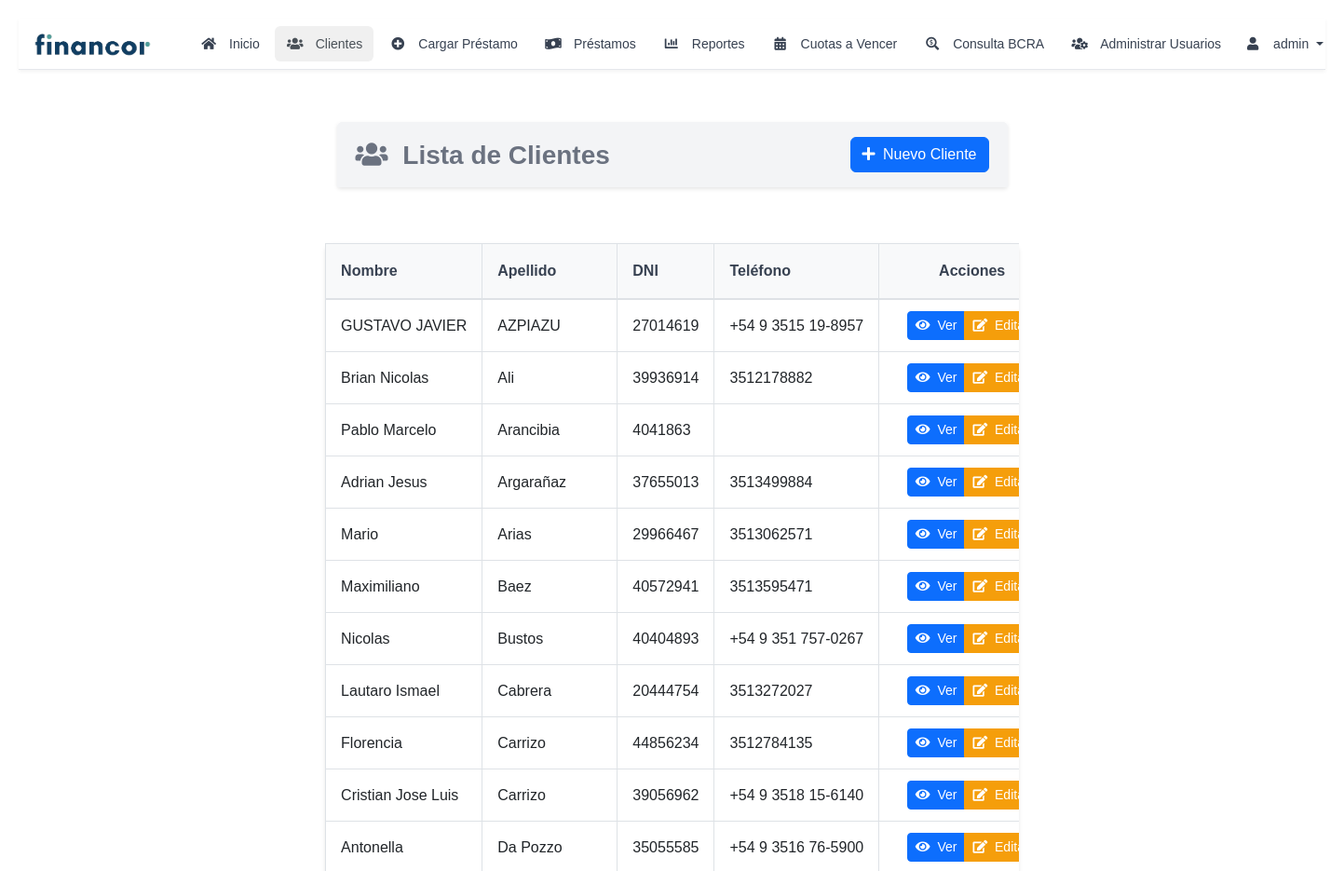
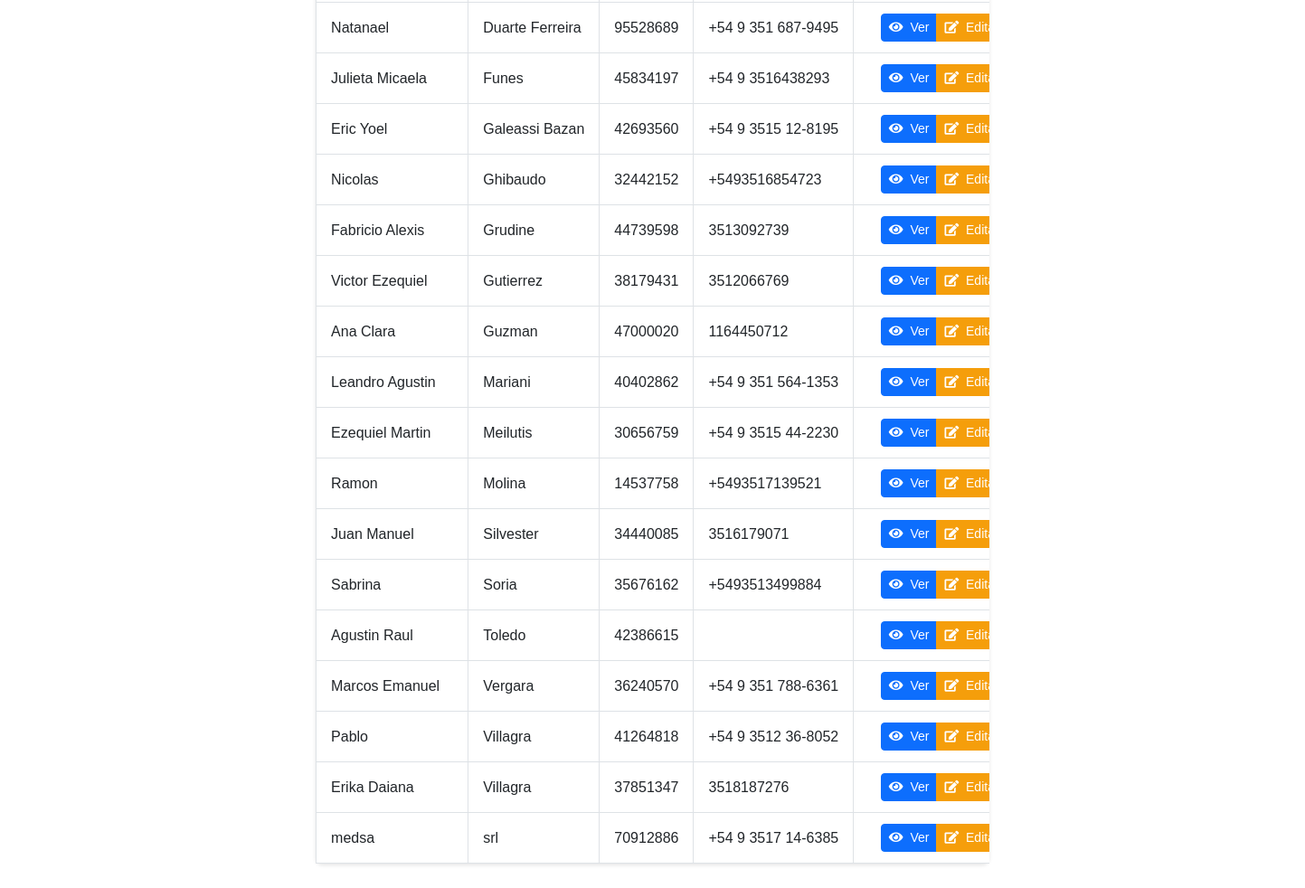
/clientes (signed in), run on the app's committed database (2 pictures, top to bottom).
### models.py (models this page shows, shortened)
class User(UserMixin, db.Model):
    __tablename__ = 'user'
    id = db.Column(db.Integer, primary_key=True)
    username = db.Column(db.String(80), unique=True, nullable=False)
    email = db.Column(db.String(120), unique=True, nullable=True)
    password = db.Column(db.String(128))
    role = db.Column(db.String(20), nullable=False, default='user')
    is_active = db.Column(db.Boolean, default=True)
    created_at = db.Column(db.DateTime, default=datetime.utcnow)
    last_login = db.Column(db.DateTime)
    created_by = db.Column(db.Integer, db.ForeignKey('user.id'), nullable=True)
    updated_by = db.Column(db.Integer, db.ForeignKey('user.id'))
    creator = db.relationship('User', remote_side=[id], foreign_keys=[created_by], backref='created_users')
    updater = db.relationship('User', remote_side=[id], foreign_keys=[updated_by], backref='updated_users')
    clientes = db.relationship('Cliente',
                             foreign_keys='Cliente.created_by',
                             backref=db.backref('created_by_user', lazy=True))
    prestamos = db.relationship('Prestamo',
                              foreign_keys='Prestamo.created_by',
                              backref=db.backref('created_by_user', lazy=True))
    @property
    def is_admin(self):
        return self.role == 'admin'

class Cliente(db.Model):
    __tablename__ = 'cliente'
    id_cliente = db.Column(db.Integer, primary_key=True, autoincrement=True)
    nombre = db.Column(db.String(100), nullable=False)
    apellido = db.Column(db.String(100), nullable=False)
    dni = db.Column(db.String(20), unique=True, nullable=False)
    telefono = db.Column(db.String(20))
    correo_electronico = db.Column(db.String(120))
    direccion = db.Column(db.String(200))
    documentacion_verificada = db.Column(db.Boolean, default=False)
    fecha_registro = db.Column(db.DateTime, default=datetime.utcnow, nullable=False)
    activo = db.Column(db.Boolean, default=True)
    created_by = db.Column(db.Integer, db.ForeignKey('user.id'))
    updated_by = db.Column(db.Integer, db.ForeignKey('user.id'))
    created_at = db.Column(db.DateTime, default=datetime.utcnow)
    updated_at = db.Column(db.DateTime, onupdate=datetime.utcnow)

### app.py (the view)
@app.route('/clientes')
@user_required
def clientes():
    clientes_list = Cliente.query.order_by(Cliente.apellido).all()
    return render_template('clientes.html', clientes=clientes_list, active_page='clientes')

### app.py (called while the page is built)
@login_manager.user_loader
def load_user(user_id):
    return User.query.get(int(user_id))

@app.context_processor
def utility_processor():
    def is_admin():
        return current_user.is_authenticated and current_user.is_admin
    return dict(is_admin=is_admin)

### auth.py (called while the page is built)
def user_required(f):
    @wraps(f)
    def decorated_function(*args, **kwargs):
        if not current_user.is_authenticated:
            abort(403)
        return f(*args, **kwargs)
    return decorated_function

### templates/clientes.html (shortened to what this page needs)
{% extends "layout.html" %}
{% block content %}
<div class="container mb-4">
    <div class="card shadow-sm">
        <div class="card-header bg-purple-100 text-dark py-3">
            <div class="d-flex justify-content-between align-items-center">
                <h2 class="mb-0 fs-3 fw-bold text-gray-700">
                    <i class="fas fa-users me-2"></i>
                    Lista de Clientes
                </h2>
                <a href="{{ url_for('nuevo_cliente') }}" class="btn btn-primary">
                    <i class="fas fa-plus me-1"></i>
                    Nuevo Cliente
                </a>
            </div>
        </div>
    </div>
</div>
<div class="table-section">
    <div class="table-responsive">
        <table class="table table-hover">
            <thead class="table-light">
                <tr>
                    <th>Nombre</th>
                    <th>Apellido</th>
                    <th>DNI</th>
                    <th>Teléfono</th>
                    <th class="text-center" style="min-width: 200px;">Acciones</th>
                </tr>
            </thead>
            <tbody>
                {% for cliente in clientes %}
                <tr>
                    <td>{{ cliente.nombre }}</td>
                    <td>{{ cliente.apellido }}</td>
                    <td>{{ cliente.dni }}</td>
                    <td>{{ cliente.telefono }}</td>
                    <td class="text-center">
                        <div class="btn-group" role="group">
                            <a href="{{ url_for('ver_cliente', id=cliente.id_cliente) }}"
                                class="btn btn-primary btn-sm">
                                <i class="fas fa-eye me-1"></i>
                                Ver
                            </a>
                            <a href="{{ url_for('editar_cliente', id=cliente.id_cliente) }}"
                                class="btn btn-warning btn-sm">
                                <i class="fas fa-edit me-1"></i>
                                Editar
                            </a>
                        </div>
                    </td>
                </tr>
                {% endfor %}
            </tbody>
        </table>
    </div>
</div>
{% endblock %}

### templates/base_nav.html (shortened to what this page needs)
<!DOCTYPE html>
<html lang="es">
<head>
    <link href="https://cdn.jsdelivr.net/npm/bootstrap@5.3.0/dist/css/bootstrap.min.css" rel="stylesheet">
    <link href="https://cdnjs.cloudflare.com/ajax/libs/font-awesome/6.0.0/css/all.min.css" rel="stylesheet">
    {% block extra_head %}{% endblock %}
</head>
<body>
    <nav class="navbar navbar-expand-lg navbar-light">
        <div class="container">
            <a class="navbar-brand" href="{{ url_for('index') }}">
                <img src="{{ url_for('static', filename='img/financor_2.png') }}" alt="Financor Logo">
            </a>
            <div class="collapse navbar-collapse" id="navbarNav">
                <ul class="navbar-nav me-auto">
                    <li class="nav-item">
                        <a class="nav-link {% if active_page == 'inicio' %}active{% endif %}"
                            href="{{ url_for('index') }}">
                            <i class="fas fa-home"></i>
                            <span>Inicio</span>
                        </a>
                    </li>
                    <li class="nav-item">
                        <a class="nav-link {% if active_page == 'clientes' %}active{% endif %}"
                            href="{{ url_for('clientes') }}">
                            <i class="fas fa-users"></i>
                            <span>Clientes</span>
                        </a>
                    </li>
                    <li class="nav-item">
                        <a class="nav-link {% if active_page == 'cargar_prestamo' %}active{% endif %}"
                            href="{{ url_for('seleccionar_cliente_prestamo') }}">
                            <i class="fas fa-plus-circle"></i>
                            <span>Cargar Préstamo</span>
                        </a>
                    </li>
                    <li class="nav-item">
                        <a class="nav-link {% if active_page == 'prestamos' %}active{% endif %}"
                            href="{{ url_for('prestamos') }}">
                            <i class="fas fa-money-bill-wave"></i>
                            <span>Préstamos</span>
                        </a>
                    </li>
                    <li class="nav-item">
                        <a class="nav-link {% if active_page == 'reportes' %}active{% endif %}"
                            href="{{ url_for('reportes') }}">
                            <i class="fas fa-chart-bar"></i>
                            <span>Reportes</span>
                        </a>
                    </li>
                    <li class="nav-item">
                        <a class="nav-link {% if active_page == 'cuotas_a_vencer' %}active{% endif %}"
                            href="{{ url_for('cuotas_a_vencer') }}">
                            <i class="fas fa-calendar-alt"></i>
                            <span>Cuotas a Vencer</span>
                        </a>
                    </li>
                    <li class="nav-item">
                        <a class="nav-link {% if active_page == 'bcra' %}active{% endif %}"
                            href="{{ url_for('consultar_bcra') }}">
                            <i class="fas fa-search-dollar"></i>
                            <span>Consulta BCRA</span>
                        </a>
                    </li>
                    {% if current_user.is_authenticated and current_user.is_admin %}
                    <li class="nav-item">
                        <a class="nav-link {% if active_page == 'admin_users' %}active{% endif %}"
                            href="{{ url_for('auth.admin_users') }}">
                            <i class="fas fa-users-cog"></i>
                            <span>Administrar Usuarios</span>
                        </a>
                    </li>
                    {% endif %}
                </ul>
                <div class="navbar-nav">
                    {% if current_user.is_authenticated %}
                    <div class="nav-item dropdown">
                        <a class="nav-link dropdown-toggle d-flex align-items-center" href="#" id="userDropdown"
                            role="button" data-bs-toggle="dropdown">
                            <i class="fas fa-user me-2"></i>
                            <span>{{ current_user.username }}</span>
                        </a>
                    </div>
                    {% else %}
                    <a class="nav-link" href="{{ url_for('auth.login') }}">
                        <i class="fas fa-sign-in-alt me-2"></i>
                        <span>Iniciar Sesión</span>
                    </a>
                    {% endif %}
                </div>
            </div>
        </div>
    </nav>
    <div class="container">
        {% block content %}{% endblock %}
    </div>
</body>
</html>

### templates/base_nav.html (style rules this page uses)
body { color: #212529; background-color: #f8f9fa; }
.navbar-brand { padding: 0; min-width: 150px; display: flex; align-items: center; margin-right: 1rem; }
.navbar-brand img { height: 30px; width: auto; object-fit: contain; margin-right: 0.5rem; }
.navbar { padding: 0.5rem; background-color: white; border-bottom: 1px solid #e5e7eb; box-shadow: 0 2px 4px rgba(0, 0, 0, 0.05); margin-bottom: 0; }
.navbar>.container { max-width: 100%; padding: 0 0.5rem; margin-left: 0; }
.navbar-nav { display: flex; align-items: center; gap: 0.25rem; height: 100%; margin-left: 0; }
.nav-item { display: flex; align-items: center; height: 100%; }
.nav-link { display: flex !important; align-items: center; padding: 0.5rem 0.75rem !important; color: #6c757d; transition: all 0.2s; border-radius: 0.375rem; gap: 0.25rem; font-size: 0.875rem; font-weight: 500; height: 100%; white-space: nowrap; }
.nav-link i { font-size: 0.875rem; width: 1.25rem; text-align: center; }
.nav-link.active { color: #495057 !important; background-color: #f0f0f0 !important; }
.container { width: 100%; max-width: 95%; margin: 0 auto; padding: 0 1rem; }
.table { background-color: #fff; margin-bottom: 1rem; color: #212529; border: 1px solid #dee2e6; }
.table th, .table td { padding: 0.75rem; vertical-align: middle; border: 1px solid #dee2e6; background-color: #fff; color: #212529; }
.table thead th { background-color: #f8f9fa; border-bottom: 2px solid #dee2e6; font-weight: 600; }
.card { background-color: #fff; border: 1px solid rgba(0, 0, 0, 0.125); border-radius: 0.25rem; margin-bottom: 1rem; }
.card-header { background-color: rgba(0, 0, 0, 0.03); border-bottom: 1px solid rgba(0, 0, 0, 0.125); padding: 0.75rem 1.25rem; }
.table-responsive { overflow-x: auto; -webkit-overflow-scrolling: touch; }

### templates/layout.html (style rules this page uses)
html { font-family: inherit; }
* { font-family: inherit; }
body { margin: 0; padding: 0; background-color: #f5f5f5; color: #000000; background-color: #ffffff; }
.nav-link { display: inline-flex; align-items: center; padding: 0.5rem 0.75rem; color: #374151; text-decoration: none; border-radius: 0.375rem; transition: all 0.2s ease-in-out; font-size: 0.875rem; }
.nav-link i { margin-right: 0.5rem; }
.nav-link.active { color: rgb(0, 0, 0); font-weight: 500; }
.nav-link.active[href*="clientes"] { background-color: #10B981; color: white; }
.container { width: 100%; max-width: 95%; margin: 1rem auto; padding: 0 1rem; }
body { font-family: Arial, sans-serif; margin: 20px; line-height: 1.6; }
.container { max-width: 800px; margin: 0 auto; padding: 20px; }
table { width: 100%; border-collapse: collapse; margin: 1rem 0; color: #000000; }
th, td { border: 1px solid #e5e7eb; padding: 0.75rem; color: #000000; background-color: #ffffff; }
th { background-color: #f3f4f6; font-weight: 600; }
tbody tr:nth-child(even) { background-color: #f9fafb; }
h2 { color: #666; text-align: center; margin-bottom: 1rem; font-weight: normal; }
.table-responsive { overflow-x: auto; -webkit-overflow-scrolling: touch; }
.table { width: 100%; margin-bottom: 1rem; }
.table th, .table td { white-space: nowrap; vertical-align: middle; padding: 0.75rem; }
.card { margin: 1rem auto; width: 100%; }

### templates/clientes.html (style rules this page uses)
.table-section { max-width: 98%; margin: 0 auto 2rem; padding: 0; background-color: white; border-radius: 8px; box-shadow: 0 2px 4px rgba(0, 0, 0, 0.1); }
.table { margin: 0; width: 100%; }
.table th { background-color: #f3f4f6; border-bottom: 2px solid #e5e7eb; font-weight: 600; color: #374151; padding: 1rem; white-space: nowrap; }
.table td { padding: 0.75rem 1rem; vertical-align: middle; white-space: nowrap; }
.btn-sm { padding: 0.25rem 0.5rem; border-radius: 0.25rem; transition: all 0.2s ease-in-out; }
.btn-warning { background-color: #F59E0B; border-color: #F59E0B; color: white; }
.card { border: none; }
.card-header { background-color: #f3f4f6 !important; border-bottom: none; }
.text-gray-700 { color: #6B7280 !important; }
.shadow-sm { box-shadow: 0 2px 4px rgba(0, 0, 0, 0.1) !important; }

### data on the page
User: username "admin"
Cliente: nombre "GUSTAVO JAVIER", apellido "AZPIAZU", dni "27014619", telefono "+54 9 3515 19-8957"
Cliente: nombre "Brian Nicolas", apellido "Ali", dni "39936914", telefono "3512178882"
Cliente: nombre "Pablo Marcelo", apellido "Arancibia", dni "4041863"
Cliente: nombre "Adrian Jesus", apellido "Argarañaz", dni "37655013", telefono "3513499884"
Cliente: nombre "Mario", apellido "Arias", dni "29966467", telefono "3513062571"
Cliente: nombre "Maximiliano", apellido "Baez", dni "40572941", telefono "3513595471"
Cliente: nombre "Nicolas", apellido "Bustos", dni "40404893", telefono "+54 9 351 757-0267"
Cliente: nombre "Lautaro Ismael", apellido "Cabrera", dni "20444754", telefono "3513272027"
Cliente: nombre "Florencia", apellido "Carrizo", dni "44856234", telefono "3512784135"
Cliente: nombre "Cristian Jose Luis", apellido "Carrizo", dni "39056962", telefono "+54 9 3518 15-6140"
Cliente: nombre "Antonella", apellido "Da Pozzo", dni "35055585", telefono "+54 9 3516 76-5900"
Cliente: nombre "Natanael", apellido "Duarte Ferreira", dni "95528689", telefono "+54 9 351 687-9495"
Cliente: nombre "Julieta Micaela", apellido "Funes", dni "45834197", telefono "+54 9 3516438293"
Cliente: nombre "Eric Yoel", apellido "Galeassi Bazan", dni "42693560", telefono "+54 9 3515 12-8195"
Cliente: nombre "Nicolas", apellido "Ghibaudo", dni "32442152", telefono "+5493516854723"
Cliente: nombre "Fabricio Alexis", apellido "Grudine", dni "44739598", telefono "3513092739"
Cliente: nombre "Victor Ezequiel", apellido "Gutierrez", dni "38179431", telefono "3512066769"
Cliente: nombre "Ana Clara", apellido "Guzman", dni "47000020", telefono "1164450712"
Cliente: nombre "Leandro Agustin", apellido "Mariani", dni "40402862", telefono "+54 9 351 564-1353"
Cliente: nombre "Ezequiel Martin", apellido "Meilutis", dni "30656759", telefono "+54 9 3515 44-2230"
Cliente: nombre "Ramon", apellido "Molina", dni "14537758", telefono "+5493517139521"
Cliente: nombre "Juan Manuel", apellido "Silvester", dni "34440085", telefono "3516179071"
Cliente: nombre "Sabrina", apellido "Soria", dni "35676162", telefono "+5493513499884"
Cliente: nombre "Agustin Raul", apellido "Toledo", dni "42386615"
Cliente: nombre "Marcos Emanuel", apellido "Vergara", dni "36240570", telefono "+54 9 351 788-6361"
Cliente: nombre "Pablo", apellido "Villagra", dni "41264818", telefono "+54 9 3512 36-8052"
Cliente: nombre "Erika Daiana", apellido "Villagra", dni "37851347", telefono "3518187276"
Cliente: nombre "medsa", apellido "srl", dni "70912886", telefono "+54 9 3517 14-6385"
